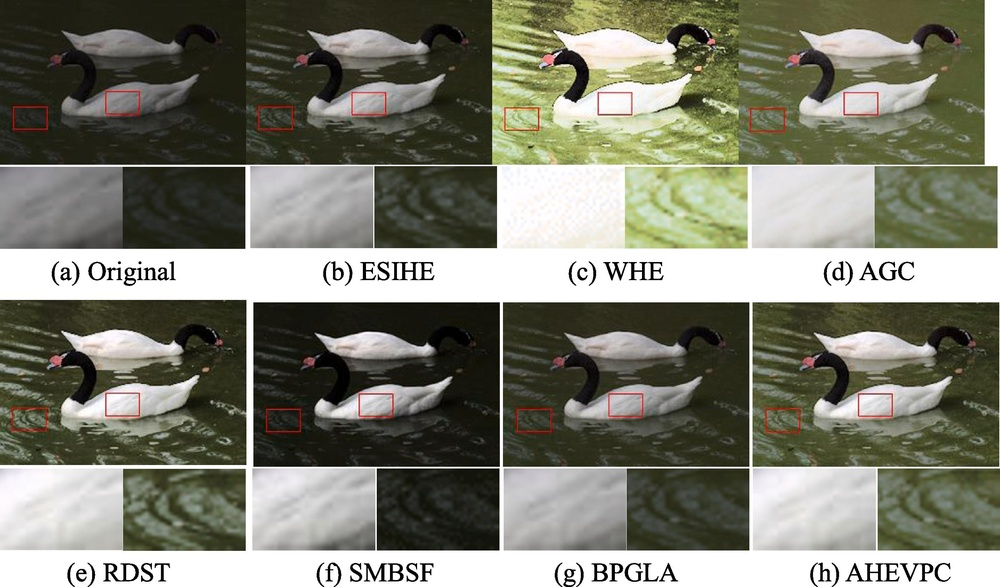
#> input picture T1/lucas/images/1-s2.0-S0020025524004389-gr10_lrg.jpg, 1000 x 587 px, shrunk from 2877 x 1689 before the run; its folder holds only this picture in this run
$ python teste1.py
#> lines starting #> are read from the running program, lines starting #| are printed output that depends on the picture
""" Trabalho 1 - CPM165
Adaptive histogram equalization with visual perception consistency

Imagem a0317-IMG_0647.jpg corresponde a Marsh

Algoritmo:

1. Entrada de uma imagem e obtenção de seu histograma normalizado pela média hist usando a Fórmula (1).
2. Encontrar o melhor parâmetro de correção global y1 para hist usando as Fórmulas (2) e (3),
obtendo assim o histograma ajustado hist1 pela Fórmula (4).
3. Calcular o coeficiente de correção gama secundário y2 usando a Fórmula (6).
4. Ajustar os dados pequenos em hist1 para obter hist2 pela Fórmula (5).
5. Calcular os vieses de brilho 𝛿1, 𝛿2 e o fator de ponderação ω pelas Fórmulas (9), (10) e (11).
6. Obter o histograma de saída do modelo baseado em CDF hist3 pelas Fórmulas (7) e (8).
7. Calcular o limite de truncamento Th usando a Fórmula (13) e obter o histograma truncado hist4 pela Fórmula (14).
8. Equalizar hist4 para obter a imagem aprimorada.
"""


import os
import numpy as np
import cv2
import matplotlib.pyplot as plt

def step1_normalized_histogram(image) -> tuple:
    """
    Passo 1 (Fórmula 1): hist = h x L
    - h: histograma de probabilidade (cada bin dividido pelo total de pixels)
    - L: alcance dinâmico do nível de cinza (normalmente 255) - variação do valor de cinza

    No Texto:
        - h: probability distribution histogram h is calculated by scaling down
            the vertical axis of the histogram in proportion to
            the total number of pixels.
        - L: the gray value variation range.

    Retornamos:
        gray: imagem em tons de cinza
        hist: histograma normalizado multiplicado por L
        Im: brilho médio da imagem
    """

    gray = cv2.cvtColor(image, cv2.COLOR_BGR2GRAY)
    h_raw, _ = np.histogram(gray.flatten(), bins=256, range=[0, 256]) # quantos pixels de cada nível de cinza (0–255)
    h = h_raw / h_raw.sum() # Normaliza para obter probabilidades h (E h = 1)
    L = 255 # alcance dos níveis de cinza, que em imagens de 8 bits vai de 0 a 255
    hist = h * L # Fórmula 1
    Im = np.mean(gray) # Brilho médio - média simples dos pixels em cinza

    return gray, hist, Im

def step2_gamma1_adjustment(hist, Im):
    """
    Passo 2 - Fórmulas (2), (3) e (4):
        (2) erro_abs = argmin_y |CDF(Im) - lambda|     s.t. y ∈ [0,1]
        (3) lambda = I_t / 255
        (4) hist1(k) = hist(k)^y_1
    Retorna:
        best_gamma: y_1 que minimiza erro_abs
        best_hist1: hist1 ajustado pelo y_1 ótimo
    """

    # Fórmula 3: lambda = I_t / 255
    lambda_ = Im / 255

    # Iniciar a busca
    # min_diff = armazenar o erro absoluto
    # best_gamma o y_1 correspondente
    # best_hist1 o histograma resultante

    min_diff = float('inf')
    best_gamma = 0.0
    best_hist1 = hist.copy()

    # Varre y E [0,1]
    # for gamma in np.linspace(0.0, 1.0, 100):
    # PONTO DE ATENÇÃO:
    # No Artigo: 0.0, 1.0, mas não teve bom resultado :/
    for gamma in np.linspace(0.5, 1.0, 100):

        # Fórmula 4 hist1(k) = hist(k)^γ
        hist1 = hist ** gamma
        hist1 = hist1 / hist1.sum() # normaliza para soma = 1 - para que seja distribuicao de probabilidade
        cdf = np.cumsum(hist1) # # CDF(hist1, Im) = E_{i=0}^{Im} hist1(i)
        diff = abs(cdf[int(Im)] - lambda_) # Fórmula 2  erro = |CDF(Im) − lambda|

        # atualiza o melhor y se este diff for menor que o erro_abs encontrado até agora
        if diff < min_diff:
            min_diff = diff
            best_gamma = gamma
            best_hist1 = hist1
    # print(f"{best_gamma=}")

    # devolve y_1 ótimo e o histograma ajustado correspondente
    return best_gamma, best_hist1


def step3_gamma2(gamma1):
    """
    Passo 3 - Fórmula 6:
        y2 = a x (1 - y1)
        onde a (peso) = 1 por padrão no artigo.

    No texto:
        - (a) where Î ± is the weight coefficient and the default value is 1
    Retorna:
        y2: coeficiente de correção secundário para "small data"
    """

    # y2 = a x (1 − y1)
    # aqui a = 1 (valor default do artigo), logo y2 = 1 * (1 − y1)

    return 1 * (1 - gamma1)

def step4_hist2_small_values(hist1: np.ndarray, gamma2: float) -> np.ndarray:
    """
    Passo 4 Fórmula 5 - Detail protection:
        hist2(k) = {
            hist1(k)    , if hist1(k) >= 1
            hist1(k)^g2 , if hist1(k) <  1
        }

    No Texto (secao 3.1.2 Detail protection):
        A correcao secundaria de gamma e aplicada apenas aos valores
        de histograma de baixa probabilidade (small data).

    Retorna:
        hist2: vetor de histograma com small data corrigidos por gamma2
    """

    # copia para nao alterar o original
    hist2 = hist1.copy()

    # máscara: True para todos os bins cujo valor é < 1.0
    mask = hist1 < 1.0

    # aplica gamma2 apenas aos small data
    hist2[mask] = hist1[mask] ** gamma2

    # renormaliza para garantir soma igual a 1
    hist2 = hist2 / hist2.sum()

    return hist2

def step5_bias_and_weights(hist, hist2, Im, It=127):
    """
    Passo 5 - Formulas 9, 10 e 11:

        histl  = sum(hist2[0 : Im_index])
        histt  = sum(hist2)                # total do histograma ajustado (deveria ser L = 255)
        kl     = Im_index                  # numero de bins abaixo de Im
        kr     = 256 - Im_index            # numero de bins acima de Im

        Formula  9: delta1 = (It * histt - L * histl) / (kl * (L - It))
        Formula 10: delta2 = (L * histl - It * histt) / (kr * It)
        Formula 11: omega  = exp( - (Im - It)**2 / (2 * sigma**2) )

    No texto (secao 3.2.1 Adaptive brightness control):
        It is the target average value 127
        where sigma defaults to 30
        "omega = exp(-(Im - It)^2 / (2 sigma^2))"

    Observação:
        - 1e-8, margem de segurança par evitar ZeroDivisionError

    Retorna:
        delta1: viés de brilho para bins abaixo de Im
        delta2: viés de brilho para bins acima de Im
        w     : fator de ponderacao omega
    """
    # converte Im para indice inteiro de bin
    m = int(Im)

    # soma dos bins abaixo de Im (small data) no histograma ajustado hist2
    histl = hist2[:m].sum()

    # soma total do histograma ajustado; deve ser igual a L (255) se hist2 for escala L
    histt = hist2.sum()

    # L e It do artigo; L e o alcance dinamico = 255, It valor medio alvo = 127 por padrao
    L = 255.0

    # kl e kr de acordo com a definicao
    kl = m
    kr = 256 - m

    # calcula delta1 conforme Formula (9)
    # (It * histt - L * histl) / (kl * (L - It))
    delta1 = (It * histt - L * histl) / (kl * (L - It) + 1e-8)

    # calcula delta2 conforme Formula (10)
    # (L * histl - It * histt) / (kr * It)
    delta2 = (L * histl - It * histt) / (kr * It + 1e-8)

    # constante sigma do artigo
    sigma = 30.0

    # calcula omega conforme Formula (11)
    # exp(- (Im - It)^2 / (2 sigma^2))
    w = np.exp(-((Im - It) ** 2) / (2 * sigma * sigma))

    return delta1, delta2, w


def step6_cdf_model(hist2, delta1, delta2, Im, lambda_):
    """
    Passo 6 - Formulas 7 e 8:
        Formula 7: hist3(k) = hist2(k) + delta1   para k < Im_index
        Formula 8: hist3(k) = hist2(k) + delta2   para k >= Im_index

    No Texto (secao 3.1.3 Brightness control):
        "A luminance adjustment factor is introduced to correct hist2.
        quando CDF(Im) <= lambda, add delta1 aos bins da parte esquerda,
        quando CDF(Im) > lambda, add delta2 aos bins da parte direita."

    Retorna:
        hist3: histograma apos correcao de brilho, reclipado e renormalizado
    """
    # converte Im para indice inteiro de bin

    m = int(Im)
    hist3 = hist2.copy()

    # calcula CDF(hist2, Im)
    cdf2 = np.cumsum(hist2)
    if cdf2[m] <= lambda_:
        # Formula 7: adiciona delta1 apenas aos bins < Im
        for i in range(m):
            hist3[i] += delta1
    else:
        # Formula 8: adiciona delta2 apenas aos bins >= Im
        for i in range(m, len(hist3)):
            hist3[i] += delta2

    # remove possiveis valores negativos e renormaliza
    hist3 = np.clip(hist3, 0, None)
    hist3 /= hist3.sum()
    return hist3


def step7_truncate_hist(hist3: np.ndarray, a: float = 2.0, b: float = 5.0) -> np.ndarray:
    """
    Passo 7 - Formulas 13 e 14:
        Formula 13: Th[g] = a * Rg[g] + b, para cada nivel de cinza g
        Formula 14: hist4[g] = min(hist3[g], Th[g])

    No Texto (secao 3.2.2 Visual restriction):
        "Rg e definido por uma funcao em quatro partes (Formula 12) que
        reflete a resolucao do olho humano em cada nivel de cinza.
        Depois, Th = a*Rg + b e hist4 = min(hist3, Th)."
    Retorna:
        hist4: histograma truncado e renormalizado
    """

    # numero de niveis de cinza
    n = len(hist3)  # deve ser 256

    # calcula a funcao Rg para cada nivel g de 0 a n-1 - Formula 12
    Rg = np.zeros(n)
    for g in range(n):
        if   0 <= g <  32:
            Rg[g] = -g/8 + 6
        elif 32 <= g <  64:
            Rg[g] = -g/32 + 3
        elif 64 <= g < 192:
            Rg[g] =  g/128 + 0.5
        else:  # 192 <= g < 256
            Rg[g] =  g/64 - 1

    # Formula 13: calcula o limiar Th para cada nivel
    Th = a * Rg + b

    # Formula 14: trunca cada bin de hist3 pelo limiar Th correspondente
    hist4 = np.minimum(hist3, Th)

    # renormaliza para que a soma seja 1
    # não ser mais 1, o que quebraria a interpretação como distribuição de probabilidade.
    total = hist4.sum()
    if total > 0:
        hist4 = hist4 / total

    return hist4


def step8_equalize(gray, hist):
    """
    Passo 8: Equalizar imagem usando cdf do histograma final (hist4).

    No texto (secao 3.1 final):
        "Equalizar hist4 para obter a imagem aprimorada."
    """

    # calcula a cdf acumulada do histograma
    cdf = np.cumsum(hist)
    # escala a cdf para o intervalo 0 a 255
    cdf = 255 * cdf / cdf[-1]
    # faz a remapeamento dos pixels usando a cdf escalada
    equalized = np.interp(gray.flatten(), np.arange(256), cdf)
    # remodela ao formato original e converte para uint8
    # print(f"{equalized=}")

    return equalized.reshape(gray.shape).astype(np.uint8)


if __name__ == "__main__":

    path = os.path.abspath(__file__)
    os.makedirs("image_results", exist_ok=True)

    files = [
        os.path.join(root, file)
        for root, dirs, files_list in os.walk(path.replace("teste1.py", "images"))
        for file in files_list
    ]

    for index, image_path in enumerate(files):

        print(f"Precessing: {index+1}/{len(files)}")

        filename = "image_results/" + image_path.split("/")[-1]
        image = cv2.imread(image_path)
#> image is the input picture: shape (587, 1000, 3); mean B, G, R 112.4, 126.4, 125.7

        gray,  hist, Im     = step1_normalized_histogram(image)
#> in step1_normalized_histogram, `gray = cv2.cvtColor(image, cv2.COLOR_BGR2GRAY)`:
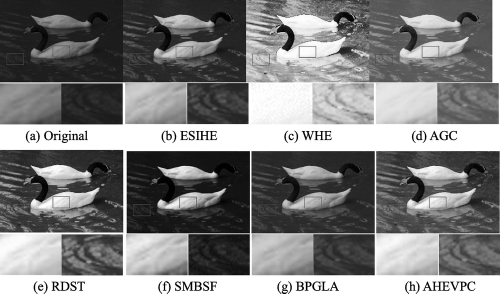
#> gray: shape (587, 1000) (shown at 1/2 size); min 0, max 255, mean 124.6
#> in step1_normalized_histogram, `h_raw, _ = np.histogram(gray.flatten(), bins=256, range=[0, 256])`: h_raw = 256 values, max 69460 at index 255, min 536 at index 11, mean 2293
#> in step1_normalized_histogram, `h = h_raw / h_raw.sum()`: h = 256 values, max 0.118 at index 255, min 0.000913 at index 11, mean 0.00391
#> in step1_normalized_histogram, `hist = h * L`: hist = 256 values, max 30.17 at index 255, min 0.233 at index 11, mean 0.996
#> in step1_normalized_histogram, `Im = np.mean(gray)`: Im = 124.6
#> Im = 124.6
        gamma1, hist1       = step2_gamma1_adjustment(hist, Im)
#> in step2_gamma1_adjustment, `lambda_ = Im / 255`: lambda_ = 0.489
#> in step2_gamma1_adjustment, `best_hist1 = hist.copy()`: best_hist1 has the same summary as hist in step1_normalized_histogram
#> the loop in step2_gamma1_adjustment, `for gamma in np.linspace(0.5, 1.0, 100):` made 100 passes
#> (diff, min_diff) on pass 1: (0.06, 0.06)
#> after the loop in step2_gamma1_adjustment, `for gamma in np.linspace(0.5, 1.0, 100):`: best_gamma = 0.5; best_hist1 = 256 values, max 0.0235 at index 255, min 0.00207 at index 11, mean 0.00391; min_diff = 0.06
#> gamma1 = 0.5; hist1 has the same summary as best_hist1 in step2_gamma1_adjustment
        gamma2              = step3_gamma2(gamma1)
#> gamma2 = 0.5
        hist2               = step4_hist2_small_values(hist1, gamma2)
#> in step4_hist2_small_values, `hist2 = hist1.copy()`: hist2 has the same summary as best_hist1 in step2_gamma1_adjustment
#> in step4_hist2_small_values, `hist2 = hist2 / hist2.sum()`: hist2 = 256 values, max 0.00973 at index 255, min 0.00288 at index 11, mean 0.00391
        delta1, delta2, w   = step5_bias_and_weights(hist, hist2, Im)
#> in step5_bias_and_weights, `m = int(Im)`: m = 124
#> in step5_bias_and_weights, `histl = hist2[:m].sum()`: histl = 0.515
#> in step5_bias_and_weights, `histt = hist2.sum()`: histt = 1
#> in step5_bias_and_weights, `kl = m`: kl = 124
#> in step5_bias_and_weights, `kr = 256 - m`: kr = 132
#> in step5_bias_and_weights, `delta1 = (It * histt - L * histl) / (kl * (L - It) + 1e-8)`: delta1 = -0.000277
#> in step5_bias_and_weights, `delta2 = (L * histl - It * histt) / (kr * It + 1e-8)`: delta2 = 0.000263
#> in step5_bias_and_weights, `w = np.exp(-((Im - It) ** 2) / (2 * sigma * sigma))`: w = 0.997
#> delta1 = -0.000277; delta2 = 0.000263; w = 0.997
        hist3               = step6_cdf_model(hist2, delta1, delta2, w, Im)
#> in step6_cdf_model, `m = int(Im)`: m = 0
#> in step6_cdf_model, `hist3 = hist2.copy()`: hist3 has the same summary as hist2 in step4_hist2_small_values
#> in step6_cdf_model, `cdf2 = np.cumsum(hist2)`: cdf2 = 256 values from 0.00378 to 1
#> hist3 has the same summary as hist2 in step4_hist2_small_values
        hist4               = step7_truncate_hist(hist3)
#> in step7_truncate_hist, `n = len(hist3)`: n = 256
#> in step7_truncate_hist, `hist4 = np.minimum(hist3, Th)`: hist4 has the same summary as hist2 in step4_hist2_small_values
#> in step7_truncate_hist, `total = hist4.sum()`: total = 1
#> hist4 has the same summary as hist2 in step4_hist2_small_values
        enhanced            = step8_equalize(gray, hist4)
#> in step8_equalize, `cdf = np.cumsum(hist)`: cdf = 256 values from 0.00378 to 1
#> in step8_equalize, `cdf = 255 * cdf / cdf[-1]`: cdf = 256 values from 0.963 to 255

        # outros
        he = step8_equalize(gray, hist)
#> in step8_equalize (call 2), `cdf = np.cumsum(hist)`: cdf = 256 values from 0.686 to 255
#> in step8_equalize (call 2), `return equalized.reshape(gray.shape).astype(np.uint8)`:
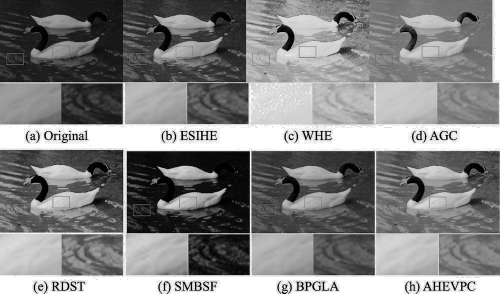
#> returned value: shape (587, 1000) (shown at 1/2 size); min 0, max 255, mean 129.4

        #  Initial adjustment (passo 2)
        initial = step8_equalize(gray, hist1)


        # Visualizar
        fig, axs = plt.subplots(1, 5, figsize=(30, 5))
        axs[0].imshow(cv2.cvtColor(image, cv2.COLOR_BGR2RGB))
        axs[0].set_title("Original")
        axs[1].imshow(gray, cmap='gray')
        axs[1].set_title("Gray Scale")
        axs[2].imshow(he, cmap='gray')
        axs[2].set_title("HE")
        axs[3].imshow(initial, cmap='gray')
        axs[3].set_title("Initial Adjustment")
        axs[4].imshow(enhanced, cmap='gray')
        axs[4].set_title("Enhanced (AHEVPC)")
        for ax in axs:
            ax.axis('off')
        plt.tight_layout()
        # plt.show()
        plt.savefig(f"{filename}_final.png")
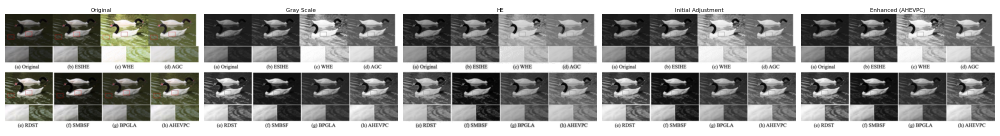
#> figure drawn by matplotlib, 5 panels


        # save one img
        cv2.imwrite(f"{filename}_gray.png", gray)
        cv2.imwrite(f"{filename}_enhanced.png", enhanced)

$ run again, on T1/lucas/images/1-s2.0-S0020025524004389-gr14_lrg.jpg
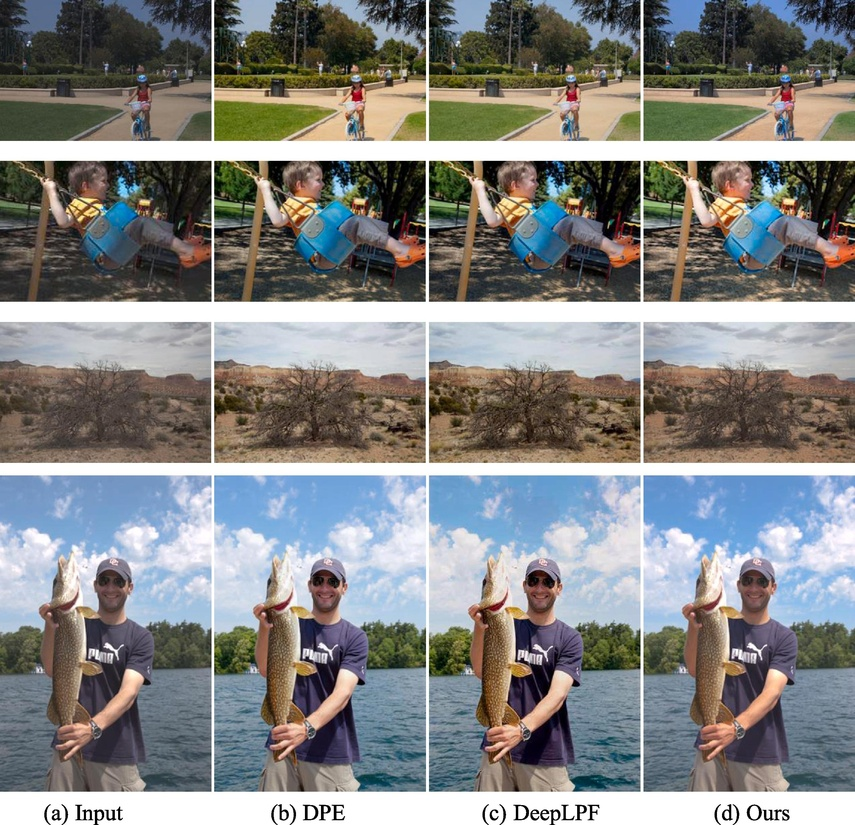
#> input picture T1/lucas/images/1-s2.0-S0020025524004389-gr14_lrg.jpg, 855 x 825 px, shrunk from 2874 x 2775 before the run
#> image is the input picture: shape (825, 855, 3); mean B, G, R 131.9, 132.6, 131.3
#> in step1_normalized_histogram, `gray = cv2.cvtColor(image, cv2.COLOR_BGR2GRAY)`:
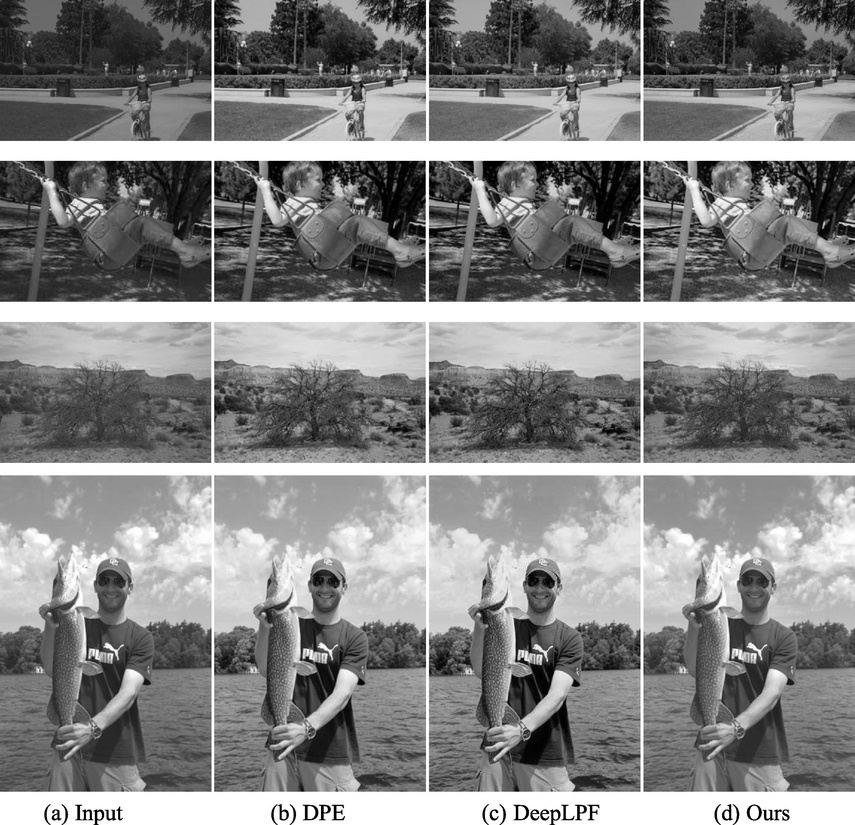
#> gray: shape (825, 855); min 0, max 255, mean 132.1
#> h_raw = 256 values, max 49973 at index 255, min 483 at index 244, mean 2755.4
#> h = 256 values, max 0.0708 at index 255, min 0.000685 at index 244, mean 0.00391
#> in step1_normalized_histogram, `hist = h * L`: hist = 256 values, max 18.07 at index 255, min 0.175 at index 244, mean 0.996
#> in step1_normalized_histogram, `Im = np.mean(gray)`: Im = 132.1
#> lambda_ = 0.518
#> in step2_gamma1_adjustment, `best_hist1 = hist.copy()`: best_hist1 has the same summary as hist in step1_normalized_histogram
#> the loop in step2_gamma1_adjustment, `for gamma in np.linspace(0.5, 1.0, 100):` made 100 passes
#> (diff, min_diff) on passes 1, 78, 79, 80, 81, 82, 83, 84: (0.027, 0.027), (0.0269, 0.0269), (0.0267, 0.0267), (0.0265, 0.0265), (0.0263, 0.0263), (0.026, 0.026), (0.0258, 0.0258), (0.0256, 0.0256)
#> after the loop in step2_gamma1_adjustment, `for gamma in np.linspace(0.5, 1.0, 100):`: best_gamma = 1; best_hist1 has the same summary as h in step1_normalized_histogram; min_diff = 0.0208
#> gamma1 = 1; hist1 has the same summary as h in step1_normalized_histogram
#> gamma2 = 0
#> in step4_hist2_small_values, `hist2 = hist1.copy()`: hist2 has the same summary as h in step1_normalized_histogram
#> in step4_hist2_small_values, `hist2 = hist2 / hist2.sum()`: hist2 = 256 values from 0.00391 to 0.00391
#> in step5_bias_and_weights, `m = int(Im)`: m = 132
#> histl = 0.516
#> histt = 1
#> kl = 132
#> kr = 124
#> in step5_bias_and_weights, `delta1 = (It * histt - L * histl) / (kl * (L - It) + 1e-8)`: delta1 = -0.000265
#> in step5_bias_and_weights, `delta2 = (L * histl - It * histt) / (kr * It + 1e-8)`: delta2 = 0.000285
#> in step5_bias_and_weights, `w = np.exp(-((Im - It) ** 2) / (2 * sigma * sigma))`: w = 0.985
#> `delta1, delta2, w   = step5_bias_and_weights(hist, hist2, Im)`: delta1 = -0.000265; delta2 = 0.000285; w = 0.985
#> in step6_cdf_model, `m = int(Im)`: m = 0
#> in step6_cdf_model, `hist3 = hist2.copy()`: hist3 = 256 values from 0.00391 to 0.00391
#> cdf2 = 256 values from 0.00391 to 1
#> `hist3               = step6_cdf_model(hist2, delta1, delta2, w, Im)`: hist3 = 256 values from 0.00391 to 0.00391
#> n = 256
#> in step7_truncate_hist, `hist4 = np.minimum(hist3, Th)`: hist4 = 256 values from 0.00391 to 0.00391
#> total = 1
#> `hist4               = step7_truncate_hist(hist3)`: hist4 = 256 values from 0.00391 to 0.00391
#> in step8_equalize, `cdf = np.cumsum(hist)`: cdf = 256 values from 0.00391 to 1
#> in step8_equalize, `cdf = 255 * cdf / cdf[-1]`: cdf = 256 values from 0.996 to 255
